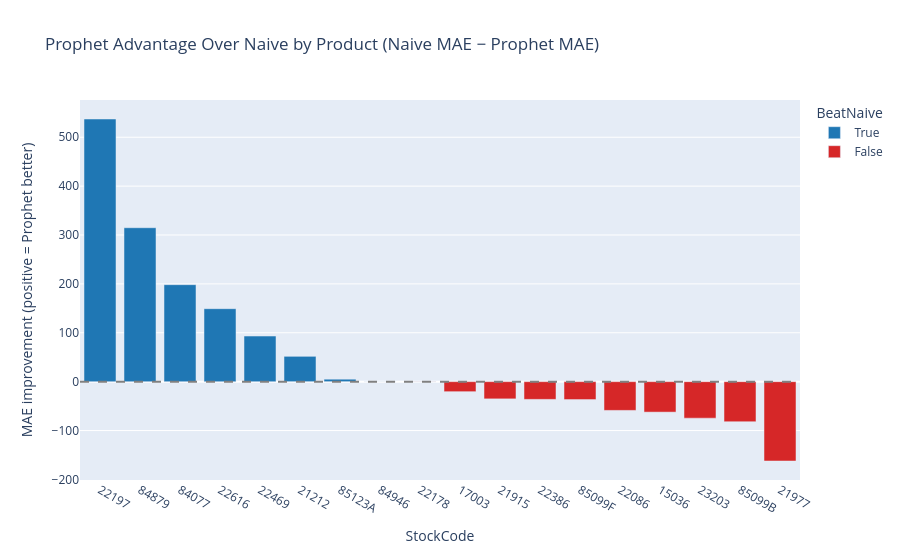

Source (notebook cell):
### Code cell
reliable_plot = reliable.copy()
reliable_plot['MAE_Diff'] = reliable_plot['Naive_MAE'] - reliable_plot['Prophet_MAE']
reliable_plot = reliable_plot.sort_values('MAE_Diff', ascending=False)

fig2 = px.bar(
    reliable_plot,
    x='StockCode',
    y='MAE_Diff',
    color='BeatNaive',
    title='Prophet Advantage Over Naive by Product (Naive MAE − Prophet MAE)',
    labels={'MAE_Diff': 'MAE improvement (positive = Prophet better)'},
    color_discrete_map={True: '#1f77b4', False: '#d62728'}
)
fig2.add_hline(y=0, line_dash='dash', line_color='gray')
fig2.show()

### Figure 1 — Plotly figure (JSON) as saved in the notebook; plotly's stock layout.template omitted (floating-point values rounded to 4 significant figures)
{"data": [{"hovertemplate": "BeatNaive=True<br>StockCode=%{x}<br>MAE improvement (positive = Prophet better)=%{y}<extra></extra>", "legendgroup": "True", "marker": {"color": "#1f77b4", "pattern": {"shape": ""}}, "name": "True", "orientation": "v", "showlegend": true, "textposition": "auto", "type": "bar", "x": ["22197", "84879", "84077", "22616", "22469", "21212", "85123A"], "xaxis": "x", "y": [537.3, 314.9, 198.4, 149.3, 93.29, 51.84, 5.042], "yaxis": "y"}, {"hovertemplate": "BeatNaive=False<br>StockCode=%{x}<br>MAE improvement (positive = Prophet better)=%{y}<extra></extra>", "legendgroup": "False", "marker": {"color": "#d62728", "pattern": {"shape": ""}}, "name": "False", "orientation": "v", "showlegend": true, "textposition": "auto", "type": "bar", "x": ["84946", "22178", "17003", "21915", "22386", "85099F", "22086", "15036", "23203", "85099B", "21977"], "xaxis": "x", "y": [0.0, -0.2329, -20.51, -35.21, -36.25, -36.62, -58.79, -62.35, -74.71, -81.98, -162.3], "yaxis": "y"}], "layout": {"barmode": "relative", "legend": {"title": {"text": "BeatNaive"}, "tracegroupgap": 0}, "shapes": [{"line": {"color": "gray", "dash": "dash"}, "type": "line", "x0": 0, "x1": 1, "xref": "x domain", "y0": 0, "y1": 0, "yref": "y"}], "title": {"text": "Prophet Advantage Over Naive by Product (Naive MAE − Prophet MAE)"}, "xaxis": {"anchor": "y", "domain": [0, 1], "title": {"text": "StockCode"}}, "yaxis": {"anchor": "x", "domain": [0, 1], "title": {"text": "MAE improvement (positive = Prophet better)"}}}}
